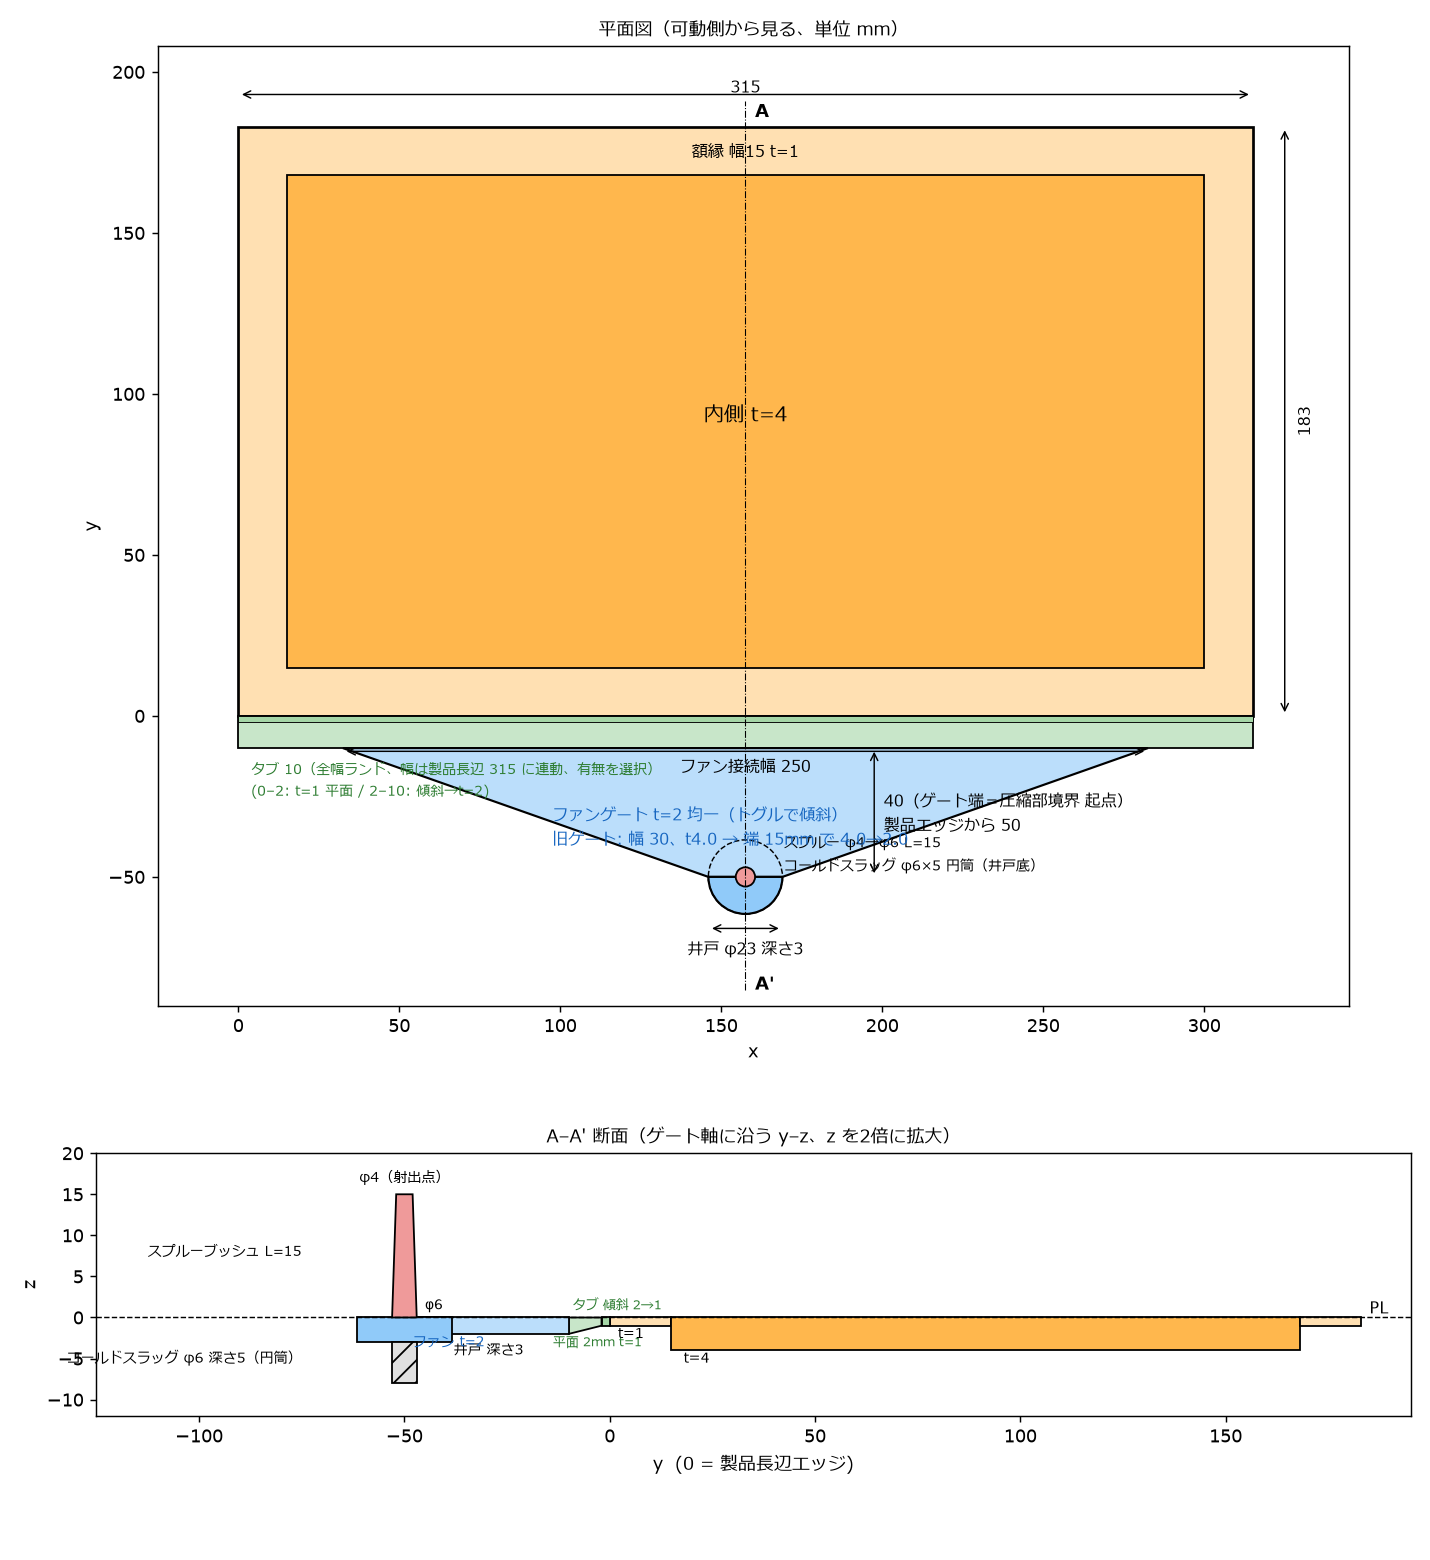

Generate this figure with Python:
"""Draft sketch of the fan-gate plate geometry (spec as of 2026-08-27, after
photo review; well φ23 since the 2026-09-08 rework).

Shown: fan gate with the tab. The builder also does the old tab gate and no-tab
variants; see docs/gate_variants_thickness.png for the rasterised four."""
import matplotlib
matplotlib.use("Agg")
import matplotlib.pyplot as plt
from matplotlib.patches import Rectangle, Polygon, Circle, Wedge
from matplotlib.font_manager import FontProperties

JP = FontProperties(fname="/mnt/c/Windows/Fonts/meiryo.ttc")

# ---- parameters (mm) ----
PW, PH = 315.0, 183.0        # product
FRAME, T_FRAME, T_INNER = 15.0, 1.0, 4.0
LAND_L = 10.0                # tab (full-width land) length, product edge -> gate end; toggle
FAN_L = 40.0                 # gate length: sprue axis -> gate end (= compression-zone boundary)
GATE_OFF = LAND_L + FAN_L    # sprue axis distance from product long edge (derived; 40 without the tab)
WELL_D, WELL_DEPTH = 23.0, 3.0
FAN_W = 250.0                # fan width where it joins the land band
LAND_W = PW                  # land band spans the full product long edge (linked to PW)
LAND_FLAT_L, T_LAND_FLAT = 2.0, 1.0   # flat part next to product edge
T_LAND_END = 2.0             # land thickness at fan end (ramp 1.0 -> 2.0 over 2..10 mm)
T_FAN = 2.0                  # fan gate, uniform (toggle: taper / meat-steal like sim)
SPRUE_L, SPRUE_TOP, SPRUE_BOT = 15.0, 4.0, 6.0
SLUG_D, SLUG_DEPTH = 6.0, 5.0  # cold slug: cylinder under sprue axis, below well floor

cx = PW / 2
fig, (ax, az) = plt.subplots(2, 1, figsize=(11, 12), gridspec_kw={"height_ratios": [3, 1.6]})

# ================= plan view =================
ax.add_patch(Rectangle((0, 0), PW, PH, fc="#ffe0b2", ec="k", lw=1.5))
ax.add_patch(Rectangle((FRAME, FRAME), PW - 2 * FRAME, PH - 2 * FRAME, fc="#ffb74d", ec="k", lw=1))
ax.add_patch(Rectangle((cx - LAND_W / 2, -LAND_L), LAND_W, LAND_L, fc="#c8e6c9", ec="k", lw=1))
ax.add_patch(Rectangle((cx - LAND_W / 2, -LAND_FLAT_L), LAND_W, LAND_FLAT_L, fc="#a5d6a7", ec="k", lw=0.5))
fan = [(cx - FAN_W / 2, -LAND_L), (cx + FAN_W / 2, -LAND_L), (cx + WELL_D / 2, -GATE_OFF), (cx - WELL_D / 2, -GATE_OFF)]
ax.add_patch(Polygon(fan, closed=True, fc="#bbdefb", ec="k", lw=1.2))
ax.add_patch(Wedge((cx, -GATE_OFF), WELL_D / 2, 180, 360, fc="#90caf9", ec="k", lw=1.2))
ax.add_patch(Circle((cx, -GATE_OFF), WELL_D / 2, fill=False, ec="k", ls="--", lw=0.8))
ax.add_patch(Circle((cx, -GATE_OFF), SPRUE_BOT / 2, fc="#ef9a9a", ec="k", lw=1))

def dim(a, p0, p1, txt, off=0, **kw):
    a.annotate("", p0, p1, arrowprops=dict(arrowstyle="<->", lw=0.8))
    mx, my = (p0[0] + p1[0]) / 2, (p0[1] + p1[1]) / 2
    a.text(mx, my + off, txt, ha="center", va="bottom", fontsize=9, fontproperties=JP, **kw)

dim(ax, (0, PH + 10), (PW, PH + 10), f"{PW:g}")
ax.annotate("", (PW + 10, 0), (PW + 10, PH), arrowprops=dict(arrowstyle="<->", lw=0.8))
ax.text(PW + 14, PH / 2, f"{PH:g}", va="center", fontsize=9, rotation=90)
dim(ax, (cx - FAN_W / 2, -LAND_L - 1), (cx + FAN_W / 2, -LAND_L - 1), f"ファン接続幅 {FAN_W:g}", off=-7)
ax.text(4, -LAND_L - 3, f"タブ {LAND_L:g}（全幅ランド、幅は製品長辺 {LAND_W:g} に連動、有無を選択）\n(0–{LAND_FLAT_L:g}: t={T_LAND_FLAT:g} 平面 / {LAND_FLAT_L:g}–{LAND_L:g}: 傾斜→t={T_LAND_END:g})",
        ha="left", va="top", fontsize=8, fontproperties=JP, color="#2e7d32")
ax.annotate("", (cx + 40, -LAND_L), (cx + 40, -GATE_OFF), arrowprops=dict(arrowstyle="<->", lw=0.8))
ax.text(cx + 43, -(LAND_L + GATE_OFF) / 2, f"{FAN_L:g}（ゲート端＝圧縮部境界 起点）\n製品エッジから {GATE_OFF:g}", va="center", fontsize=9, fontproperties=JP)
dim(ax, (cx - WELL_D / 2, -GATE_OFF - 16), (cx + WELL_D / 2, -GATE_OFF - 16), f"井戸 φ{WELL_D:g} 深さ{WELL_DEPTH:g}", off=-9)
ax.text(cx + 12, -GATE_OFF + 2, f"スプルー φ{SPRUE_TOP:g}→φ{SPRUE_BOT:g} L={SPRUE_L:g}\nコールドスラッグ φ{SLUG_D:g}×{SLUG_DEPTH:g} 円筒（井戸底）",
        fontsize=8, fontproperties=JP)
ax.text(PW / 2, PH / 2, f"内側 t={T_INNER:g}", ha="center", fontsize=11, fontproperties=JP)
ax.text(PW / 2, PH - FRAME / 2, f"額縁 幅{FRAME:g} t={T_FRAME:g}", ha="center", va="center", fontsize=9, fontproperties=JP)
ax.text(cx - 60, -40, f"ファンゲート t={T_FAN:g} 均一（トグルで傾斜）\n旧ゲート: 幅 30、t4.0 → 端 15mm で 4.0→2.0", fontsize=9, fontproperties=JP, color="#1565c0")
ax.text(cx + 3, PH + 3, "A", fontsize=10, fontweight="bold"); ax.text(cx + 3, -85, "A'", fontsize=10, fontweight="bold")
ax.plot([cx, cx], [-85, PH + 8], "k-.", lw=0.6)
ax.set_xlim(-25, PW + 30); ax.set_ylim(-90, PH + 25); ax.set_aspect("equal")
ax.set_title("平面図（可動側から見る、単位 mm）", fontproperties=JP)
ax.set_xlabel("x"); ax.set_ylabel("y")

# ================= section along gate axis (y–z) =================
az.add_patch(Rectangle((0, -T_FRAME), FRAME, T_FRAME, fc="#ffe0b2", ec="k"))
az.add_patch(Rectangle((FRAME, -T_INNER), PH - 2 * FRAME, T_INNER, fc="#ffb74d", ec="k"))
az.add_patch(Rectangle((PH - FRAME, -T_FRAME), FRAME, T_FRAME, fc="#ffe0b2", ec="k"))
az.add_patch(Rectangle((-LAND_FLAT_L, -T_LAND_FLAT), LAND_FLAT_L, T_LAND_FLAT, fc="#a5d6a7", ec="k"))
ramp = [(-LAND_FLAT_L, 0), (-LAND_L, 0), (-LAND_L, -T_LAND_END), (-LAND_FLAT_L, -T_LAND_FLAT)]
az.add_patch(Polygon(ramp, closed=True, fc="#c8e6c9", ec="k"))
az.add_patch(Rectangle((-GATE_OFF, -T_FAN), GATE_OFF - LAND_L, T_FAN, fc="#bbdefb", ec="k"))
az.add_patch(Rectangle((-GATE_OFF - WELL_D / 2, -WELL_DEPTH), WELL_D, WELL_DEPTH, fc="#90caf9", ec="k"))
az.add_patch(Rectangle((-GATE_OFF - SLUG_D / 2, -WELL_DEPTH - SLUG_DEPTH), SLUG_D, SLUG_DEPTH, fc="#e0e0e0", ec="k", hatch="//"))
sprue = [(-GATE_OFF - SPRUE_BOT / 2, 0), (-GATE_OFF + SPRUE_BOT / 2, 0), (-GATE_OFF + SPRUE_TOP / 2, SPRUE_L), (-GATE_OFF - SPRUE_TOP / 2, SPRUE_L)]
az.add_patch(Polygon(sprue, closed=True, fc="#ef9a9a", ec="k"))
az.axhline(0, color="k", lw=0.8, ls="--")
az.text(PH + 2, 0.5, "PL", fontsize=9)
az.text(-GATE_OFF, SPRUE_L + 1.5, f"φ{SPRUE_TOP:g}（射出点）", ha="center", fontsize=8, fontproperties=JP)
az.text(-GATE_OFF + 5, 1, f"φ{SPRUE_BOT:g}", fontsize=8)
az.text(-GATE_OFF - 25, SPRUE_L / 2, f"スプルーブッシュ L={SPRUE_L:g}", fontsize=8, fontproperties=JP, ha="right")
az.text(-GATE_OFF - 25, -WELL_DEPTH - SLUG_DEPTH / 2, f"コールドスラッグ φ{SLUG_D:g} 深さ{SLUG_DEPTH:g}（円筒）", fontsize=8, fontproperties=JP, ha="right")
az.text(-GATE_OFF + 12, -WELL_DEPTH - 1.5, f"井戸 深さ{WELL_DEPTH:g}", fontsize=8, fontproperties=JP)
az.text(-48, -T_FAN - 1.5, f"ファン t={T_FAN:g}", fontsize=8, fontproperties=JP, color="#1565c0")
az.text(-LAND_L + 1, 1.0, f"タブ 傾斜 {T_LAND_END:g}→{T_LAND_FLAT:g}", fontsize=7, fontproperties=JP, color="#2e7d32")
az.text(-LAND_FLAT_L - 1, -T_LAND_END - 1.5, f"平面 {LAND_FLAT_L:g}mm t={T_LAND_FLAT:g}", fontsize=7, fontproperties=JP, color="#2e7d32", ha="center")
az.text(FRAME + 3, -T_INNER - 1.5, f"t={T_INNER:g}", fontsize=8)
az.text(2, -T_FRAME - 1.5, f"t={T_FRAME:g}", fontsize=8)
az.set_xlim(-GATE_OFF - 75, PH + 12); az.set_ylim(-12, SPRUE_L + 5)
az.set_aspect(2.0)
az.set_title("A–A' 断面（ゲート軸に沿う y–z、z を2倍に拡大）", fontproperties=JP)
az.set_xlabel("y  (0 = 製品長辺エッジ)", fontproperties=JP); az.set_ylabel("z")

fig.tight_layout()
fig.savefig("docs/draft/geometry_draft.png", dpi=130)
print("ok")
